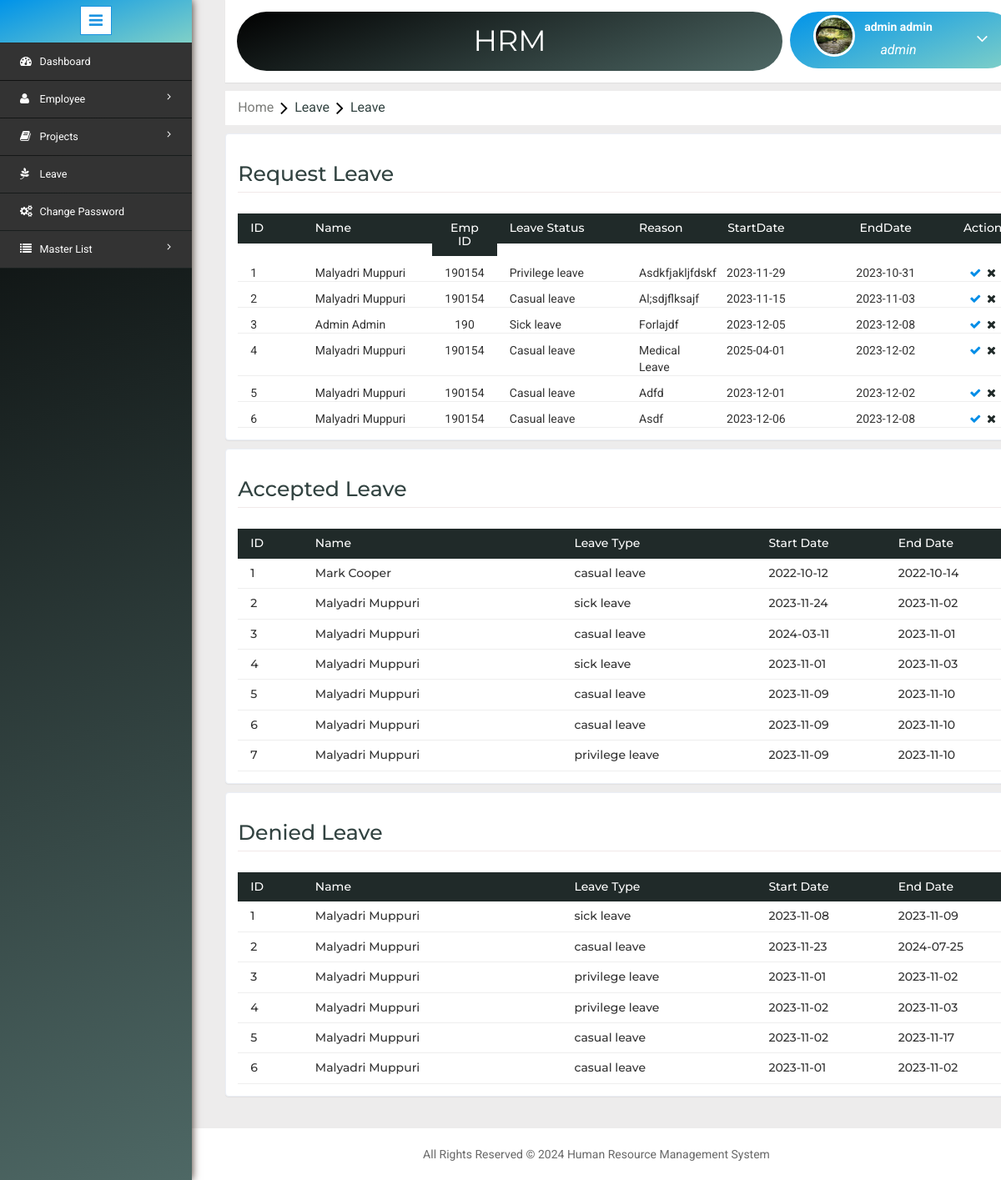
Page /leaverequest.php (signed in) on the committed database.
### tables this page shows
CREATE TABLE `leavedetails` (
  `Detail_Id` bigint(20) NOT NULL,
  `EmpId` bigint(20) NOT NULL,
  `TypesLeaveId` int(10) NOT NULL,
  `Reason` varchar(500) NOT NULL,
  `StateDate` date NOT NULL,
  `EndDate` date NOT NULL,
  `LeaveStatus` varchar(50) NOT NULL
);

CREATE TABLE `employee` (
  `EmpId` bigint(20) NOT NULL,
  `EmployeeId` varchar(11) NOT NULL,
  `FirstName` varchar(200) NOT NULL,
  `MiddleName` varchar(200) NOT NULL,
  `LastName` varchar(200) NOT NULL,
  `Birthdate` date NOT NULL,
  `Gender` int(10) NOT NULL,
  `Address1` varchar(500) NOT NULL,
  `Address2` varchar(500) NOT NULL,
  `Address3` varchar(500) NOT NULL,
  `CityId` int(11) NOT NULL,
  `Mobile` decimal(10,0) NOT NULL,
  `Email` varchar(200) NOT NULL,
  `Password` varchar(25) NOT NULL,
  `AadharNumber` varchar(25) NOT NULL,
  `MaritalStatus` int(11) NOT NULL,
  `PositionId` int(11) NOT NULL,
  `CreatedBy` bigint(20) NOT NULL,
  `CreatedDate` datetime NOT NULL,
  `ModifiedBy` bigint(20) DEFAULT NULL,
  `ModifiedDate` datetime DEFAULT NULL,
  `JoinDate` date NOT NULL,
  `LeaveDate` date DEFAULT NULL,
  `LastLogin` datetime DEFAULT NULL,
  `LastLogout` datetime DEFAULT NULL,
  `StatusId` int(11) NOT NULL,
  `RoleId` int(11) NOT NULL,
  `ImageName` varchar(1000) DEFAULT NULL,
  `MacAddress` varchar(25) NOT NULL,
  `project_name` varchar(50) DEFAULT NULL,
  `project_details` int(11) DEFAULT NULL
);

CREATE TABLE `type_of_leave` (
  `LeaveId` bigint(20) NOT NULL,
  `Type_of_Name` varchar(50) NOT NULL
);

### leaverequest.php (the view, shortened to what this page needs)
<?php include('header.php');?>
<?php
  $dbs = new database();
  $db=$dbs->connection();
  $Statusl = "Pending";
  $leavedetails = mysqli_query($db,"select * from leavedetails where LeaveStatus='$Statusl'");
  $laccept = mysqli_query($db,"SELECT l.*,e.FirstName,e.LastName,lt.Type_of_Name FROM leavedetails l JOIN employee e ON l.EmpId=e.EmployeeId JOIN type_of_leave lt on l.TypesLeaveId=lt.LeaveId WHERE LeaveStatus='Accept'");
  $ldenied = mysqli_query($db,"SELECT l.*,e.FirstName,e.LastName,lt.Type_of_Name FROM leavedetails l JOIN employee e ON l.EmpId=e.EmployeeId JOIN type_of_leave lt on l.TypesLeaveId=lt.LeaveId WHERE LeaveStatus='Denied'");
?>
<ol class="breadcrumb" style="margin: 10px 0px ! important;">
    <li class="breadcrumb-item"><a href="Home.php">Home</a><i class="fa fa-angle-right"></i>Leave<i class="fa fa-angle-right"></i>Leave</li>
</ol>
<form method="POST">
<div class="validation-form">
  <h2>Request Leave</h2>
  <div class="row" style="color: white; margin-right: 0; margin-left: 0;">
    <div style="background: #202a29;" class="col-md-1 control-label">
            <h5>ID</h5>
        </div>
        <div style="background: #202a29;" class="col-md-2 control-label">
            <h5>Name</h5>
        </div>
        <div style="background: #202a29; text-align: center;" class="col-md-1 control-label">
            <h5>Emp ID</h5>
        </div>
        <div style="background: #202a29;" class="col-md-2 control-label">
            <h5>Leave Status</h5>
        </div>
        <div style="background: #202a29; " class="col-md-1 control-label">
            <h5>Reason</h5>
        </div>
        <div style="background: #202a29; text-align: center;" class="col-md-2 control-label">
            <h5>StartDate</h5>
        </div>
        <div style="background: #202a29; text-align: center;" class="col-md-2 control-label">
            <h5>EndDate</h5>
        </div>
        <div style="background: #202a29; text-align: center;" class="col-md-1 control-label">
            <h5>Action</h5>
        </div>
    </div>
    <?php $i=1; while($row = mysqli_fetch_assoc($leavedetails)) {
      $empid = $row['EmpId'];
      $name = mysqli_query($db,"select * from employee where EmployeeId='$empid'");
      $empname=mysqli_fetch_assoc($name);
      $namem = ucfirst($empname['FirstName'])."&nbsp;".ucfirst($empname['LastName']);
      $typen = $row['TypesLeaveId'];
      $typeid = mysqli_query($db,"select * from type_of_leave where LeaveId='$typen'");
      $typename = mysqli_fetch_assoc($typeid);
      ?>
    <div class="row" style="margin-right: 0; margin-top: 10px; margin-left: 0;">
      <div class="col-md-1"><?php $i=$i; echo $i; $i++;?></div>
      <div class="col-md-2"><?php echo (isset($namem))?$namem:"";?></div>
      <div class="col-md-1" style="text-align: center;"><?php echo (isset($row['EmpId']))?$row['EmpId']:"";?></div>
      <div class="col-md-2"><?php echo ucfirst((isset($typename['Type_of_Name']))?$typename['Type_of_Name']:"");?></div>
      <div class="col-md-1" ><?php echo ucfirst((isset($row['Reason']))?$row['Reason']:"");?></div>
      <div class="col-md-2" style="text-align: center;"><?php echo (isset($row['StateDate']))?$row['StateDate']:"";?></div>
      <div class="col-md-2" style="text-align: center;"><?php echo (isset($row['EndDate']))?$row['EndDate']:"";?></div>
      <div class="col-md-1" style="text-align: center;"><a href="?id=<?php echo $row['Detail_Id'];?>" title="Accept"><i class="fa fa-check " aria-hidden="true"></i></a>&nbsp;&nbsp;<a href="?msg=<?php echo $row['Detail_Id'];?>" title="Denied"><i class="fa fa-times" style="color: #202a29;" aria-hidden="true"></i></a></div>
    </div><hr style="margin-bottom: 0px;margin-top: 0px;border-top: 1px solid #eee;">
      <?php }?>
</div>
<div class="validation-form" style="margin-bottom: 0px;margin-top: 10px;">
<h2>Accepted Leave</h2>
<div class="row" style="color: white; margin-right: 0; margin-left: 0;">
  <div class="col-md-1" style="background-color: #202a29;">
    <h5>ID</h5>
  </div>
  <div class="col-md-4" style="background-color: #202a29;">
    <h5>Name</h5>
  </div>
  <div class="col-md-3" style="background-color: #202a29;">
    <h5>Leave Type</h5>
  </div>
  <div class="col-md-2" style="background-color: #202a29;">
    <h5>Start Date</h5>
  </div>
  <div class="col-md-2" style="background-color: #202a29;">
    <h5>End Date</h5>
  </div>
</div>
    <?php $i=1; while($row = mysqli_fetch_assoc($laccept)) {
      $name = ucfirst($row['FirstName']." ".$row['LastName']);
      ?>
<div class="row" style="margin-right: 0; margin-left: 0;">
  <div class="col-md-1">
    <h5><?php $i=$i; echo $i; $i++;?></h5>
  </div>
  <div class="col-md-4">
    <h5><?php echo(isset($name))?$name:"";?></h5>
  </div>
  <div class="col-md-3">
    <h5><?php echo(isset($row['Type_of_Name']))?$row['Type_of_Name']:"";?></h5>
  </div>
  <div class="col-md-2">
    <h5><?php echo(isset($row['StateDate']))?$row['StateDate']:"";?></h5>
  </div>
  <div class="col-md-2">
    <h5><?php echo(isset($row['EndDate']))?$row['EndDate']:"";?></h5>
  </div>
</div><hr style="margin-bottom: 0px;margin-top: 0px;border-top: 1px solid #eee;">
<?php } ?>
</div>
<div class="validation-form" style="margin-bottom: 30px;margin-top: 10px;">
<h2>Denied Leave</h2>
<div class="row" style="color: white; margin-right: 0; margin-left: 0;">
  <div class="col-md-1" style="background-color: #202a29;">
    <h5>ID</h5>
  </div>
  <div class="col-md-4" style="background-color: #202a29;">
    <h5>Name</h5>
  </div>
  <div class="col-md-3" style="background-color: #202a29;">
    <h5>Leave Type</h5>
  </div>
  <div class="col-md-2" style="background-color: #202a29;">
    <h5>Start Date</h5>
  </div>
  <div class="col-md-2" style="background-color: #202a29;">
    <h5>End Date</h5>
  </div>
</div>
    <?php $i=1; while($row = mysqli_fetch_assoc($ldenied)) {
      $name = ucfirst($row['FirstName']." ".$row['LastName']);
      ?>
<div class="row" style="margin-right: 0; margin-left: 0;">
  <div class="col-md-1">
    <h5><?php $i=$i; echo $i; $i++;?></h5>
  </div>
  <div class="col-md-4">
    <h5><?php echo(isset($name))?$name:"";?></h5>
  </div>
  <div class="col-md-3">
    <h5><?php echo(isset($row['Type_of_Name']))?$row['Type_of_Name']:"";?></h5>
  </div>
  <div class="col-md-2">
    <h5><?php echo(isset($row['StateDate']))?$row['StateDate']:"";?></h5>
  </div>
  <div class="col-md-2">
    <h5><?php echo(isset($row['EndDate']))?$row['EndDate']:"";?></h5>
  </div>
</div><hr style="margin-bottom: 0px;margin-top: 0px;border-top: 1px solid #eee;">
<?php } ?>
</div>
</form>
<?php include('footer.php'); ?>

### rows in the picture
leavedetails: employee.FirstName+LastName "Malyadri Muppuri", EmpId "190154", type_of_leave.Type_of_Name "Privilege leave", Reason "Asdkfjakljfdskf", StateDate "2023-11-29", EndDate "2023-10-31"
leavedetails: employee.FirstName+LastName "Malyadri Muppuri", EmpId "190154", type_of_leave.Type_of_Name "Casual leave", Reason "Al;sdjflksajf", StateDate "2023-11-15", EndDate "2023-11-03"
leavedetails: employee.FirstName+LastName "Admin Admin", EmpId "190", type_of_leave.Type_of_Name "Sick leave", Reason "Forlajdf", StateDate "2023-12-05", EndDate "2023-12-08"
leavedetails: employee.FirstName+LastName "Malyadri Muppuri", EmpId "190154", type_of_leave.Type_of_Name "Casual leave", Reason "Medical Leave", StateDate "2025-04-01", EndDate "2023-12-02"
leavedetails: employee.FirstName+LastName "Malyadri Muppuri", EmpId "190154", type_of_leave.Type_of_Name "Casual leave", Reason "Adfd", StateDate "2023-12-01", EndDate "2023-12-02"
leavedetails: employee.FirstName+LastName "Malyadri Muppuri", EmpId "190154", type_of_leave.Type_of_Name "Casual leave", Reason "Asdf", StateDate "2023-12-06", EndDate "2023-12-08"
leavedetails: employee.FirstName+LastName "Mark Cooper", type_of_leave.Type_of_Name "casual leave", StateDate "2022-10-12", EndDate "2022-10-14"
leavedetails: employee.FirstName+LastName "Malyadri Muppuri", type_of_leave.Type_of_Name "sick leave", StateDate "2023-11-24", EndDate "2023-11-02"
leavedetails: employee.FirstName+LastName "Malyadri Muppuri", type_of_leave.Type_of_Name "casual leave", StateDate "2024-03-11", EndDate "2023-11-01"
leavedetails: employee.FirstName+LastName "Malyadri Muppuri", type_of_leave.Type_of_Name "sick leave", StateDate "2023-11-01", EndDate "2023-11-03"
leavedetails: employee.FirstName+LastName "Malyadri Muppuri", type_of_leave.Type_of_Name "casual leave", StateDate "2023-11-09", EndDate "2023-11-10"
leavedetails: employee.FirstName+LastName "Malyadri Muppuri", type_of_leave.Type_of_Name "casual leave", StateDate "2023-11-09", EndDate "2023-11-10"
leavedetails: employee.FirstName+LastName "Malyadri Muppuri", type_of_leave.Type_of_Name "privilege leave", StateDate "2023-11-09", EndDate "2023-11-10"
leavedetails: employee.FirstName+LastName "Malyadri Muppuri", type_of_leave.Type_of_Name "sick leave", StateDate "2023-11-08", EndDate "2023-11-09"
leavedetails: employee.FirstName+LastName "Malyadri Muppuri", type_of_leave.Type_of_Name "casual leave", StateDate "2023-11-23", EndDate "2024-07-25"
leavedetails: employee.FirstName+LastName "Malyadri Muppuri", type_of_leave.Type_of_Name "privilege leave", StateDate "2023-11-01", EndDate "2023-11-02"
leavedetails: employee.FirstName+LastName "Malyadri Muppuri", type_of_leave.Type_of_Name "privilege leave", StateDate "2023-11-02", EndDate "2023-11-03"
leavedetails: employee.FirstName+LastName "Malyadri Muppuri", type_of_leave.Type_of_Name "casual leave", StateDate "2023-11-02", EndDate "2023-11-17"
leavedetails: employee.FirstName+LastName "Malyadri Muppuri", type_of_leave.Type_of_Name "casual leave", StateDate "2023-11-01", EndDate "2023-11-02"

### other values in the picture
$_SESSION['User']['FirstName'] "admin"
$_SESSION['User']['LastName'] "admin"
$_SESSION['role']['Name'] "admin"
